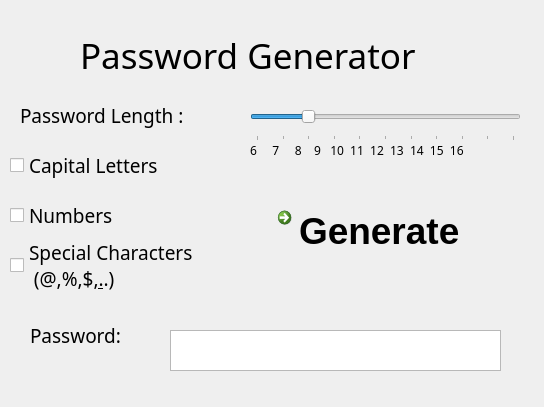
<?xml version="1.0" encoding="UTF-8"?>
<ui version="4.0">
 <class>genWindow</class>
 <widget class="QWidget" name="genWindow">
  <property name="geometry">
   <rect>
    <x>0</x>
    <y>0</y>
    <width>544</width>
    <height>407</height>
   </rect>
  </property>
  <property name="windowTitle">
   <string>Password Generator</string>
  </property>
  <widget class="QSlider" name="lengthSlider">
   <property name="geometry">
    <rect>
     <x>250</x>
     <y>100</y>
     <width>271</width>
     <height>41</height>
    </rect>
   </property>
   <property name="font">
    <font>
     <weight>50</weight>
     <bold>false</bold>
    </font>
   </property>
   <property name="autoFillBackground">
    <bool>false</bool>
   </property>
   <property name="minimum">
    <number>6</number>
   </property>
   <property name="maximum">
    <number>16</number>
   </property>
   <property name="sliderPosition">
    <number>8</number>
   </property>
   <property name="tracking">
    <bool>true</bool>
   </property>
   <property name="orientation">
    <enum>Qt::Horizontal</enum>
   </property>
   <property name="tickPosition">
    <enum>QSlider::TicksBelow</enum>
   </property>
   <property name="tickInterval">
    <number>1</number>
   </property>
  </widget>
  <widget class="QLabel" name="titleLabel">
   <property name="geometry">
    <rect>
     <x>80</x>
     <y>30</y>
     <width>421</width>
     <height>51</height>
    </rect>
   </property>
   <property name="font">
    <font>
     <family>Rockwell</family>
     <pointsize>26</pointsize>
    </font>
   </property>
   <property name="text">
    <string>Password Generator</string>
   </property>
   <property name="textFormat">
    <enum>Qt::PlainText</enum>
   </property>
   <property name="scaledContents">
    <bool>true</bool>
   </property>
  </widget>
  <widget class="QLabel" name="lengthLabel">
   <property name="geometry">
    <rect>
     <x>20</x>
     <y>90</y>
     <width>191</width>
     <height>51</height>
    </rect>
   </property>
   <property name="font">
    <font>
     <family>Rockwell</family>
     <pointsize>14</pointsize>
    </font>
   </property>
   <property name="text">
    <string>Password Length :</string>
   </property>
  </widget>
  <widget class="QCheckBox" name="CapitalLettersBox">
   <property name="geometry">
    <rect>
     <x>10</x>
     <y>140</y>
     <width>191</width>
     <height>51</height>
    </rect>
   </property>
   <property name="font">
    <font>
     <family>Rockwell</family>
     <pointsize>14</pointsize>
    </font>
   </property>
   <property name="text">
    <string>Capital Letters</string>
   </property>
  </widget>
  <widget class="QCheckBox" name="numberBox">
   <property name="geometry">
    <rect>
     <x>10</x>
     <y>190</y>
     <width>191</width>
     <height>51</height>
    </rect>
   </property>
   <property name="font">
    <font>
     <family>Rockwell</family>
     <pointsize>14</pointsize>
    </font>
   </property>
   <property name="text">
    <string>Numbers</string>
   </property>
  </widget>
  <widget class="QCheckBox" name="specialcharactersBox">
   <property name="geometry">
    <rect>
     <x>10</x>
     <y>240</y>
     <width>271</width>
     <height>51</height>
    </rect>
   </property>
   <property name="font">
    <font>
     <family>Rockwell</family>
     <pointsize>14</pointsize>
    </font>
   </property>
   <property name="text">
    <string>Special Characters 
 (@,%,$,&amp;..)</string>
   </property>
  </widget>
  <widget class="QLabel" name="label">
   <property name="geometry">
    <rect>
     <x>250</x>
     <y>140</y>
     <width>331</width>
     <height>21</height>
    </rect>
   </property>
   <property name="font">
    <font>
     <family>Franklin Gothic Book</family>
     <pointsize>9</pointsize>
    </font>
   </property>
   <property name="text">
    <string>6     7     8    9   10  11  12  13  14  15  16</string>
   </property>
  </widget>
  <widget class="QCommandLinkButton" name="generateButton">
   <property name="geometry">
    <rect>
     <x>270</x>
     <y>200</y>
     <width>261</width>
     <height>91</height>
    </rect>
   </property>
   <property name="font">
    <font>
     <family>Segoe UI</family>
     <pointsize>28</pointsize>
    </font>
   </property>
   <property name="autoFillBackground">
    <bool>false</bool>
   </property>
   <property name="text">
    <string>Generate</string>
   </property>
   <property name="iconSize">
    <size>
     <width>100</width>
     <height>100</height>
    </size>
   </property>
   <property name="shortcut">
    <string/>
   </property>
  </widget>
  <widget class="QLabel" name="output">
   <property name="geometry">
    <rect>
     <x>30</x>
     <y>310</y>
     <width>191</width>
     <height>51</height>
    </rect>
   </property>
   <property name="font">
    <font>
     <family>Rockwell</family>
     <pointsize>14</pointsize>
    </font>
   </property>
   <property name="text">
    <string>Password:</string>
   </property>
  </widget>
  <widget class="QPlainTextEdit" name="plainTextEdit">
   <property name="geometry">
    <rect>
     <x>170</x>
     <y>330</y>
     <width>331</width>
     <height>41</height>
    </rect>
   </property>
   <property name="font">
    <font>
     <family>Microsoft Sans Serif</family>
     <pointsize>20</pointsize>
    </font>
   </property>
   <property name="cursor" stdset="0">
    <cursorShape>IBeamCursor</cursorShape>
   </property>
   <property name="verticalScrollBarPolicy">
    <enum>Qt::ScrollBarAlwaysOff</enum>
   </property>
   <property name="horizontalScrollBarPolicy">
    <enum>Qt::ScrollBarAlwaysOff</enum>
   </property>
   <property name="readOnly">
    <bool>true</bool>
   </property>
   <property name="plainText">
    <string>
</string>
   </property>
   <property name="textInteractionFlags">
    <set>Qt::TextSelectableByKeyboard|Qt::TextSelectableByMouse</set>
   </property>
   <property name="placeholderText">
    <string notr="true"/>
   </property>
  </widget>
 </widget>
 <resources/>
 <connections/>
</ui>
